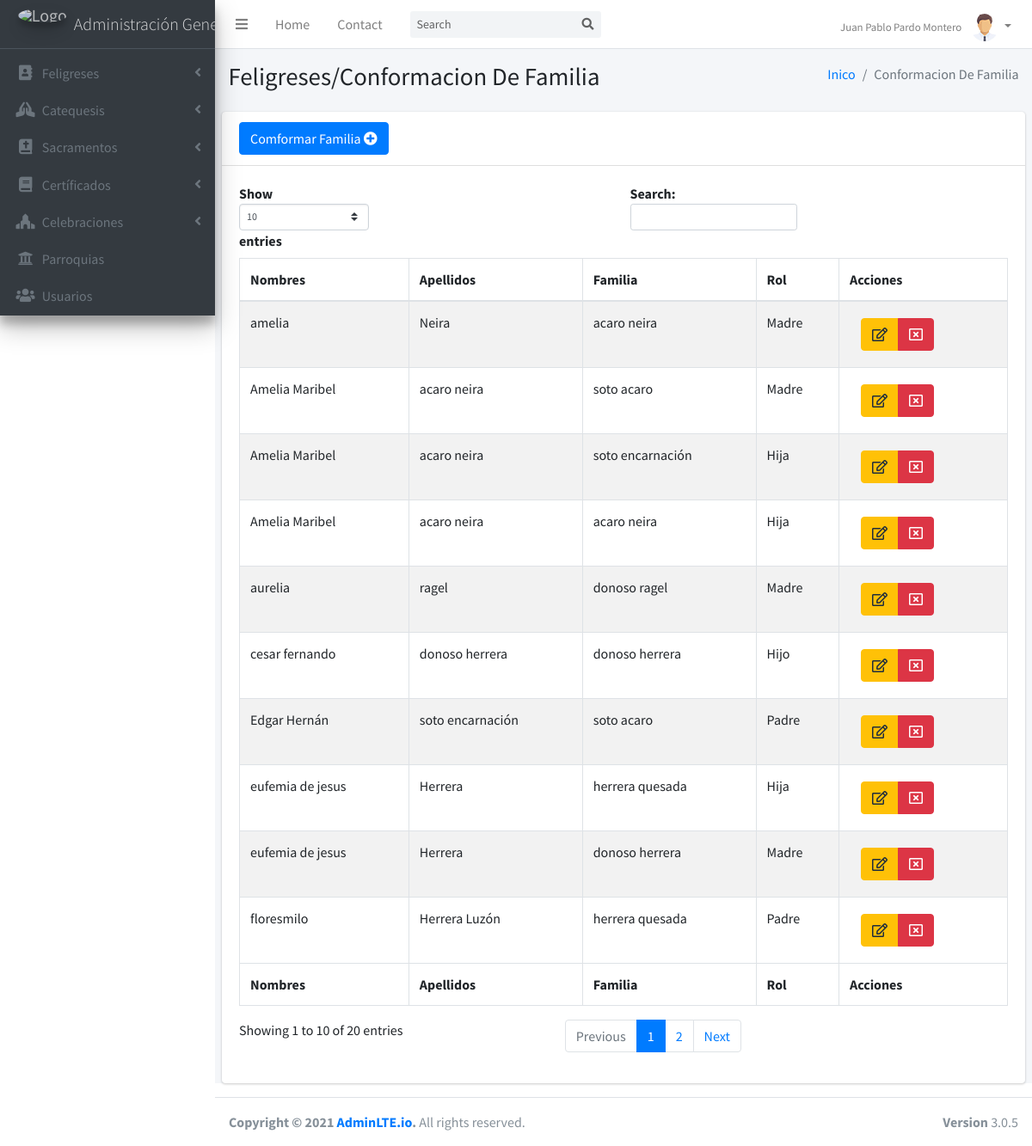
The page /conformacion-familia (signed in) on the database its author committed.
### tables this page shows
CREATE TABLE `formacion_familia` (
  `id` int(11) NOT NULL,
  `id_persona` int(11) NOT NULL,
  `id_familia` int(11) NOT NULL,
  `rol` enum('Padre','Madre','Hijo','Hija') NOT NULL
);

CREATE TABLE `persona` (
  `id` int(11) NOT NULL,
  `cedula` varchar(10) NOT NULL,
  `nombres` varchar(100) NOT NULL,
  `apellidos` varchar(100) NOT NULL,
  `f_nacimiento` varchar(50) NOT NULL,
  `genero` enum('Masculino','Femenino') NOT NULL,
  `estado_civil` varchar(50) NOT NULL,
  `nacionalidad` varchar(50) NOT NULL,
  `profesion` varchar(50) NOT NULL
);

CREATE TABLE `familia` (
  `id` int(11) NOT NULL,
  `nombres` varchar(255) NOT NULL,
  `descripcion` varchar(255) NOT NULL
);

### controladores/CtrlPrincipal.php (called while the page is built)
<?php
class Principal
{
	function CtrlPrincipal()
	{
		include "vistas/plantilla.php";
	}
}

### index.php (called while the page is built, shortened)
<?php
	require_once "controladores/CtrlPrincipal.php";
	$Obj_Principal = new Principal();
	$Obj_Principal -> CtrlPrincipal();

### modelos/conexion.php (called while the page is built)
<?php
class conexion
{
	static public function conectar(){
		$con = new PDO("mysql:host=localhost;dbname=parroquia;charset=utf8","root","");
		return $con;
	}
}

### modelos/MdlConformacion-familia.php (called while the page is built, shortened)
<?php
require_once ("conexion.php");
class ModeloConfornmacionfamilia{
    static public function mdlMostrarConformacionfamilia($parametros, $datos){
        if($parametros!=null){
            $stm = conexion::conectar()->prepare("SELECT * FROM formacion_familia WHERE id=:datos");
            $stm -> bindParam(":datos", $datos, PDO::PARAM_INT);
            $stm->execute();
            return $stm->fetch();
        }else{
            $stm = conexion::conectar()->prepare("SELECT formacion_familia.id, persona.nombres, persona.apellidos, familia.nombres AS nombrefamilia, formacion_familia.rol  FROM formacion_familia INNER JOIN persona ON persona.id = formacion_familia.id_persona INNER JOIN familia ON familia.id = formacion_familia.id_familia");
            $stm->execute();
            return $stm->fetchAll();
        }
    }
 }

### controladores/CtrlConformacion-familia.php (called while the page is built, shortened)
<?php
class ControladorConfornmacionfamilia
{
    static public function ctrlMostrarConformacionfamilia($parametros, $datos)
    {
        $res = ModeloConfornmacionfamilia::mdlMostrarConformacionfamilia($parametros, $datos);
        return $res;
    }
}

### vistas/modulos/conformacion-familia.php (the view, shortened to what this page needs)
 <div class="content-wrapper">
  <section class="content-header">
    <div class="container-fluid">
      <div class="row mb-2">
        <div class="col-sm-6">
          <h1>Feligreses/Conformacion De Familia</h1>
        </div>
        <div class="col-sm-6">
          <ol class="breadcrumb float-sm-right">
            <li class="breadcrumb-item"><a href="inicio">Inico</a></li>
            <li class="breadcrumb-item active">Conformacion De Familia</li>
          </ol>
        </div>
      </div>
    </div>
  </section>
  <section class="content">
    <div class="card">
      <div class="card-header">
        <button class="btn btn-primary" data-toggle="modal" data-target="#myModal">Comformar Familia <span class="fas fa-plus-circle"></span></button>
      </div>
      <div class="card-body">
        <table id="tabladatofamilia" class="table table-bordered table-striped">
          <thead>
            <tr>
              <th>Nombres</th>
              <th>Apellidos</th>
              <th>Familia</th>
              <th>Rol</th>
              <th>Acciones</th>
            </tr>
          </thead>
          <?php
          $parametros = null;
          $datos = null;
          $persona = ControladorConfornmacionfamilia::ctrlMostrarConformacionfamilia($parametros, $datos);
          foreach ($persona as $key => $value) {
            echo '
            <tr>
            <td>' . $value["nombres"] . '</td>
            <td>' . $value["apellidos"] . '</td>
            <td>' . $value["nombrefamilia"] . '</td>
            <td>' . $value["rol"] . '</td>
            <td>
            <div class="btn btn-group">
            <button class="btn btn-warning btnEditarConformacionFamilia" idPersona = "' . $value["id"] . '"data-toggle="modal" data-target="#ModalConformacionFamiliaModificar">
            <i class="far fa-edit"></i></button>
            <button class="btn btn-danger btnEliminarConformacionFamilia" idPersona = "' . $value["id"] . '" ><i class="far fa-window-close"></i></button>
            </div>
            </td>
            </tr>
            ';
          }
          ?>
          <tfoot>
            <tr>
              <th>Nombres</th>
              <th>Apellidos</th>
              <th>Familia</th>
              <th>Rol</th>
              <th>Acciones</th>
            </tr>
          </tfoot>
        </table>
      </div>
    </div>
  </section>
</div>

### rows shown on the page
formacion_familia: id_persona.nombres "aurelia", id_persona.apellidos "ragel", id_familia.nombres "donoso ragel", rol "Madre"
formacion_familia: id_persona.nombres "floresmilo", id_persona.apellidos "Herrera Luzón", id_familia.nombres "herrera quesada", rol "Padre"
formacion_familia: id_persona.nombres "eufemia de jesus", id_persona.apellidos "Herrera", id_familia.nombres "herrera quesada", rol "Hija"
formacion_familia: id_persona.nombres "eufemia de jesus", id_persona.apellidos "Herrera", id_familia.nombres "donoso herrera", rol "Madre"
formacion_familia: id_persona.nombres "cesar fernando", id_persona.apellidos "donoso herrera", id_familia.nombres "donoso herrera", rol "Hijo"
formacion_familia: id_persona.nombres "Edgar Hernán", id_persona.apellidos "soto encarnación", id_familia.nombres "soto acaro", rol "Padre"
formacion_familia: id_persona.nombres "Amelia Maribel", id_persona.apellidos "acaro neira", id_familia.nombres "soto acaro", rol "Madre"
formacion_familia: id_persona.nombres "Amelia Maribel", id_persona.apellidos "acaro neira", id_familia.nombres "soto encarnación", rol "Hija"
formacion_familia: id_persona.nombres "amelia", id_persona.apellidos "Neira", id_familia.nombres "acaro neira", rol "Madre"
formacion_familia: id_persona.nombres "Amelia Maribel", id_persona.apellidos "acaro neira", id_familia.nombres "acaro neira", rol "Hija"

### other values the page prints
$_SESSION["nombre"] "Juan Pablo Pardo Montero"
$_SESSION["nombre_parroquia"] "Administración…"
